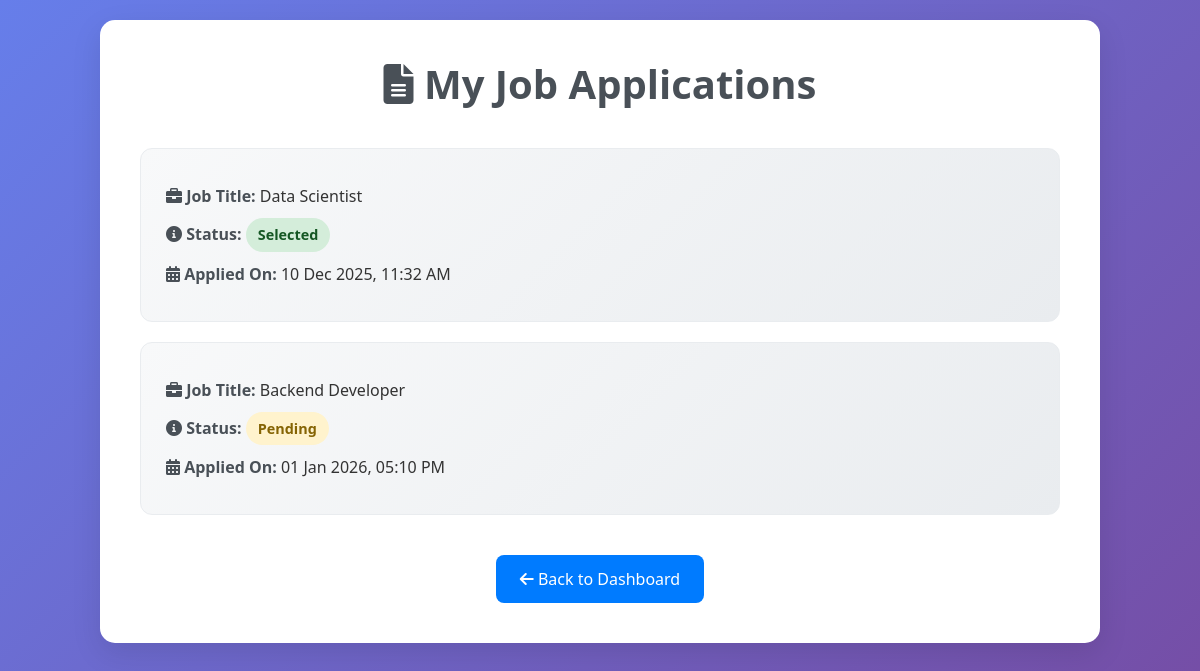
/user/applications (signed in), run on the app's committed database.
### app.py (models this page shows)
class AppliedJob(db.Model):
    id = db.Column(db.Integer, primary_key=True)
    user_id = db.Column(db.Integer, db.ForeignKey('user.id'), nullable=False)
    username = db.Column(db.String(20), nullable=False)
    job_id = db.Column(db.Integer, db.ForeignKey('job.job_id'), nullable=False)
    job_title = db.Column(db.String(20), nullable=False)
    resume_path = db.Column(db.String(200), nullable=False)
    status = db.Column(db.String(20), default="Pending")  # Pending / Selected / Rejected
    applied_at = db.Column(db.DateTime, default=lambda: datetime.now(timezone.utc))
    selected_at = db.Column(db.DateTime, nullable=True)
    user = db.relationship('User', back_populates='applied_jobs')
    job = db.relationship('Job', back_populates='applicants')

### app.py (the view)
@app.route('/user/applications')
def user_applications():
    if 'username' not in session or session['role'] != 'user':
        flash("Please login as a user.", "warning")
        return redirect(url_for('user_login'))
    user = User.query.filter_by(username=session['username']).first()
    applications = AppliedJob.query.filter_by(user_id=user.id).all()
    return render_template('user_func/applications.html', applications=applications)

### templates/user_func/applications.html (shortened to what this page needs)
<!DOCTYPE html>
<html lang="en">
<head>
    <link href="https://cdn.jsdelivr.net/npm/bootstrap@5.3.7/dist/css/bootstrap.min.css" rel="stylesheet">
    <link rel="stylesheet" href="https://cdnjs.cloudflare.com/ajax/libs/font-awesome/6.0.0/css/all.min.css">
</head>
<body>
    <div class="container">
        <h1><i class="fas fa-file-alt"></i> My Job Applications</h1>
        {% if applications %}
            {% for app in applications %}
                <div class="application">
                    <p><strong><i class="fas fa-briefcase"></i> Job Title:</strong> {{ app.job_title }}</p>
                    <p>
                        <strong><i class="fas fa-info-circle"></i> Status:</strong>
                        {% if app.status == 'Pending' %}
                            <span class="status-badge status-pending">Pending</span>
                        {% elif app.status == 'Selected' %}
                            <span class="status-badge status-selected">Selected</span>
                        {% else %}
                            <span class="status-badge status-rejected">Rejected</span>
                        {% endif %}
                    </p>
                    <p>
                        <strong><i class="fas fa-calendar-alt"></i> Applied On:</strong>
                        {{ app.applied_at.strftime('%d %b %Y, %I:%M %p') }}
                    </p>
                </div>
            {% endfor %}
        {% else %}
            <p class="no-applications"><i class="fas fa-info-circle"></i> You haven’t applied to any jobs yet.</p>
        {% endif %}
        <div class="back-btn">
            <a href="{{ url_for('user_dashboard') }}"><i class="fas fa-arrow-left"></i> Back to Dashboard</a>
        </div>
    </div>
</body>
</html>

### templates/user_func/applications.html (style rules this page uses)
body { font-family: 'Segoe UI', Tahoma, Geneva, Verdana, sans-serif; background: linear-gradient(135deg, #667eea 0%, #764ba2 100%); color: #333; min-height: 100vh; margin: 0; padding: 20px; }
.container { max-width: 1000px; margin: auto; background: #ffffff; padding: 40px; border-radius: 15px; box-shadow: 0 10px 30px rgba(0, 0, 0, 0.1); }
h1 { text-align: center; color: #495057; font-weight: bold; margin-bottom: 40px; }
.application { border: 1px solid #e9ecef; padding: 25px; margin-bottom: 20px; border-radius: 12px; background: linear-gradient(135deg, #f8f9fa 0%, #e9ecef 100%); transition: transform 0.3s ease, box-shadow 0.3s ease; }
.application p { margin: 10px 0; font-size: 1rem; }
.application strong { color: #495057; }
.status-badge { display: inline-block; padding: 6px 12px; border-radius: 20px; font-size: 0.9rem; font-weight: bold; }
.status-pending { background-color: #fff3cd; color: #856404; }
.status-selected { background-color: #d4edda; color: #155724; }
.back-btn { margin-top: 40px; text-align: center; }
.back-btn a { display: inline-block; padding: 12px 24px; background-color: #007bff; color: white; border-radius: 8px; font-weight: 500; text-decoration: none; transition: background-color 0.3s ease; }

### data on the page
AppliedJob: job_title "Data Scientist", status "Selected", applied_at "10 Dec 2025, 11:32 AM"
AppliedJob: job_title "Backend Developer", status "Pending", applied_at "01 Jan 2026, 05:10 PM"
